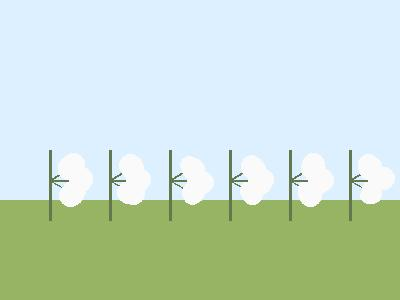

Python code for this plot:
"""
Create a sample cotton image for testing.
"""

from PIL import Image, ImageDraw
import os
import random
import math

def create_cotton_sample():
    """Create a sample cotton image."""
    # Create directory if it doesn't exist
    os.makedirs("assets/samples", exist_ok=True)
    
    # Create a new image with light blue background (sky)
    img = Image.new('RGB', (400, 300), color=(220, 240, 255))
    draw = ImageDraw.Draw(img)
    
    # Draw ground (field)
    draw.rectangle([(0, 200), (400, 300)], fill=(150, 180, 100))
    
    # Draw cotton plants
    for plant_idx in range(6):
        # Plant stem
        x_base = 50 + plant_idx * 60
        y_base = 220
        draw.line([(x_base, y_base), (x_base, y_base - 70)], fill=(100, 120, 80), width=3)
        
        # Branches
        for branch_idx in range(3):
            angle = -30 + branch_idx * 30
            length = 30 - abs(branch_idx - 1) * 5
            end_x = x_base + length * math.cos(math.radians(angle))
            end_y = y_base - 40 - length * math.sin(math.radians(angle))
            draw.line([(x_base, y_base - 40), (end_x, end_y)], fill=(100, 120, 80), width=2)
            
            # Cotton bolls
            draw_cotton_boll(draw, end_x, end_y)
    
    # Save the image
    output_path = "assets/samples/cotton_sample.jpg"
    img.save(output_path)
    print(f"Created cotton sample at {output_path}")
    return output_path

def draw_cotton_boll(draw, x, y):
    """Draw a cotton boll."""
    # Cotton is white and fluffy
    cotton_color = (250, 250, 250)
    
    # Draw the main boll
    for i in range(5):
        # Create a fluffy effect with multiple circles
        radius = 8 + random.randint(0, 3)
        offset_x = random.randint(-3, 3)
        offset_y = random.randint(-3, 3)
        draw.ellipse(
            [(x - radius + offset_x, y - radius + offset_y), 
             (x + radius + offset_x, y + radius + offset_y)], 
            fill=cotton_color
        )

if __name__ == "__main__":
    create_cotton_sample()